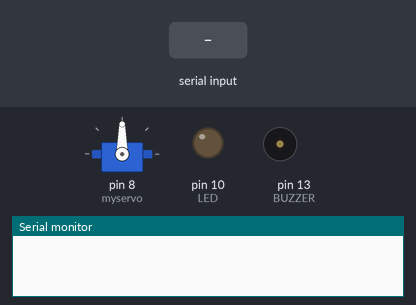
The sketch below on a simulated Arduino Uno, built with avr-gcc and run on an emulated ATmega328P. Shown: servo, output pins drawn as LEDs (lit = HIGH), buzzer (waves = sounding), the last lines printed to the serial monitor. Inputs (shaded band) come from the test bench.

Above: at 1.2 s.
1.3 s: "3" received over Serial
4.3 s: "1" received over Serial
At 7.1 s:
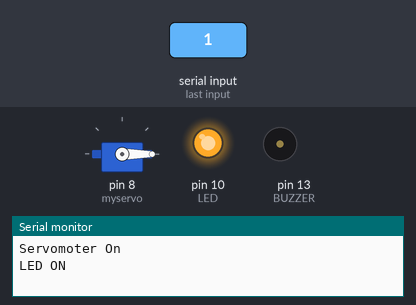
7.3 s: "2" received over Serial
At 8.2 s:
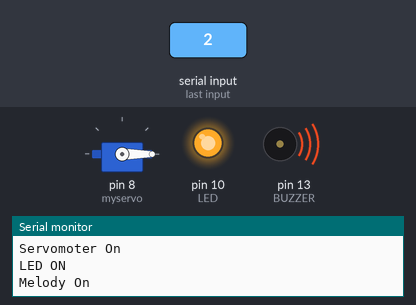
10.0 s: "3" received over Serial
At 10.46 s:
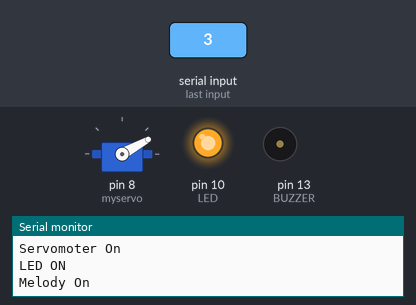
Timing chart, 0 to 14.0 s (numbered marks = the images above; inputs shaded):
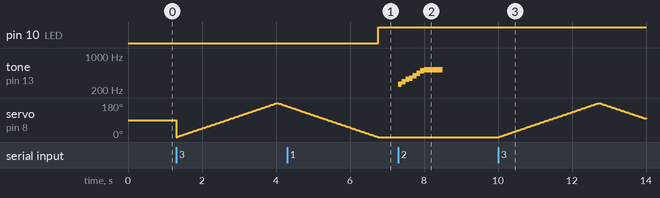

Measured:
- after the input at 4.3 s, pin 10 (LED): LOW → HIGH after 2.5 s
- after the input at 7.3 s, tone on pin 13 (BUZZER): plays 262 Hz for 0.10 s, 293 Hz for 0.10 s, 330 Hz for 0.10 s, 349 Hz for 0.10 s, 392 Hz for 0.10 s, 440 Hz for 0.10 s … (8 notes in this stretch), starting at once
- after the input at 10.0 s, servo on pin 8 (myservo): rises from 0° to 180° in 2.7 s, then falls to 98° in 1.2 s

The sketch:

BlinkBuzzerMotor.ino
```cpp
const int LED = 10;
const int BUZZER = 13;
const int melody[] = {
  262, //도
  293, //레
  330, //미
  349, //파
  392, //솔
  440, //라
  494, //시
  523 //도
};
#include <Servo.h>

Servo myservo;
int pos = 0;

void setup() {
  // 시리얼 통신 속도 (baudrate)
 Serial.begin(9600);
 pinMode(LED, OUTPUT);
 myservo.attach(8);
}

void loop() {
  Control();
}

// 함수(메소드) 사용
void Control() {
  // 데이터 수신: PC -> 아두이노
  if (Serial.available()) {
    char ch = Serial.read();
    if (ch == '0') {
      digitalWrite(LED, LOW);
      Serial.println("LED OFF");
    }
    else if (ch == '1'){
      digitalWrite(LED, HIGH);
      // 데이터 송신: 아두이노 -> PC
      Serial.println("LED ON");
    }
    else if (ch == '2') {
      for(int i = 0 ; i<8 ; i++){
    tone(BUZZER, melody[i], 500);
    delay(100);
    }
    Serial.println("Melody On");
  }
    else if (ch == '3') {
      for (pos = 0; pos <= 180; pos += 1) {
      myservo.write(pos);
      delay(15);
      }
      for (pos = 180; pos >= 0; pos -= 1) {
      myservo.write(pos);
      delay(15);
      }
      Serial.println("Servomoter On");
    }
  }
}
```
